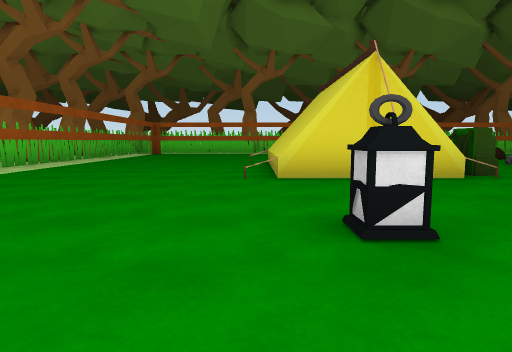
View 1 (above)

24 first-person views from a walk through a Unity game level. The camera is 1.2 m above the floor, tilts 6° down and sees 75° across. The floor is counted in squares, 2 m on a side. Each view is taken from the middle of a square. On the plan, view 1 faces up. The plan holds only what a view shows up to about 10 squares ahead; the rest is blank. The place goes on beyond the plan. The player character is not drawn.

View 2
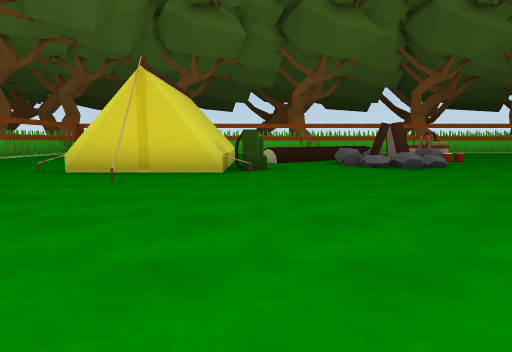

View 3
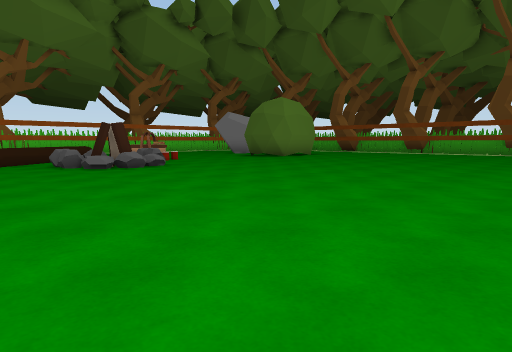

View 4
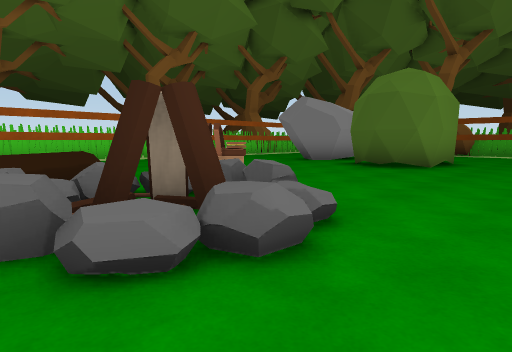

View 5
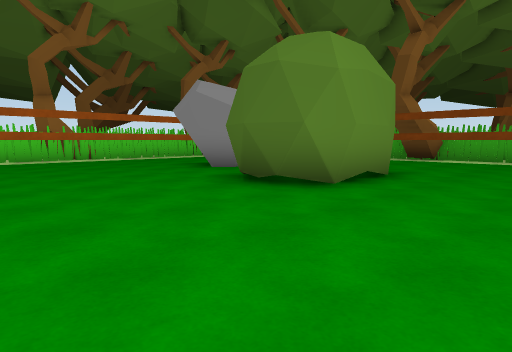

View 6
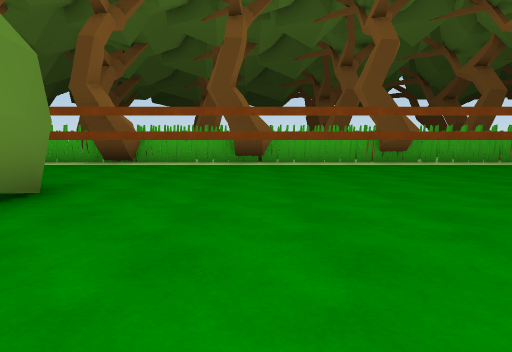

View 7
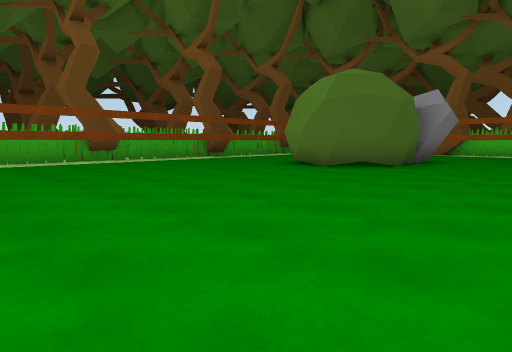

View 8
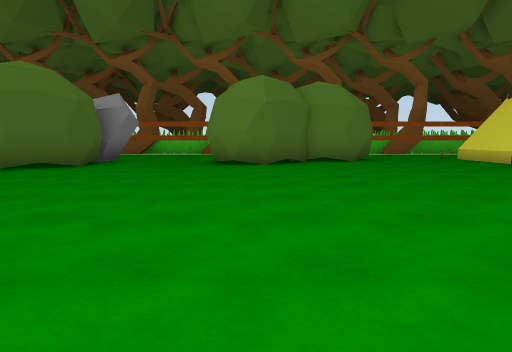

View 9
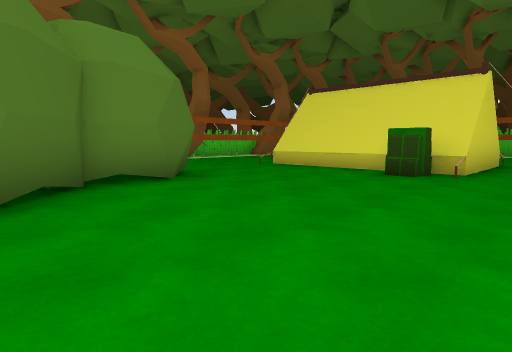

View 10
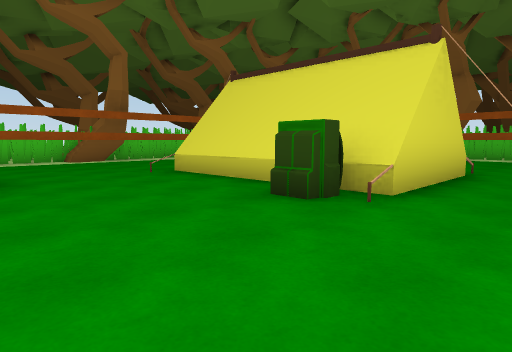

View 11
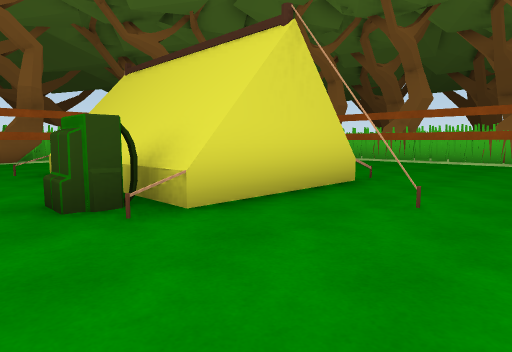

View 12
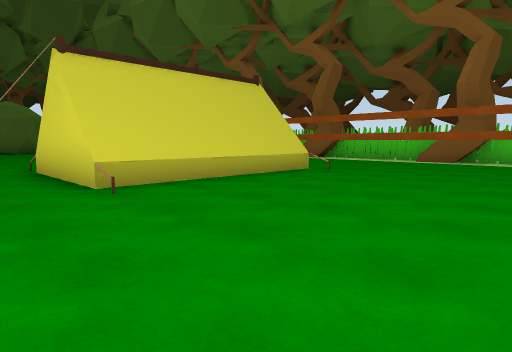

View 13
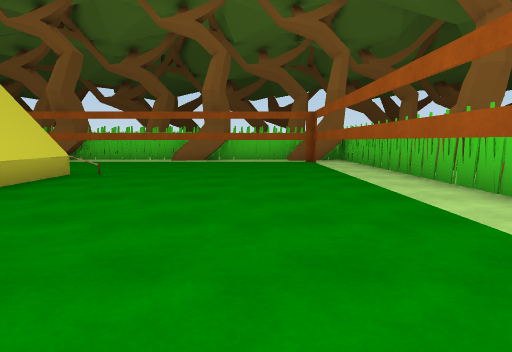

View 14
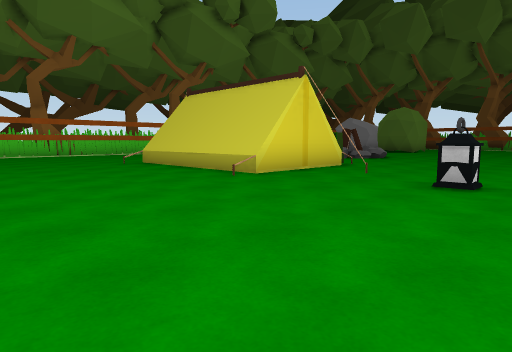

View 15
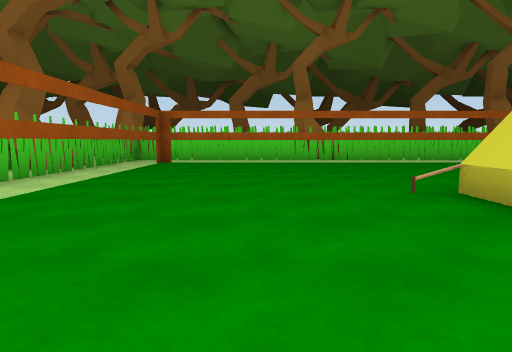

View 16
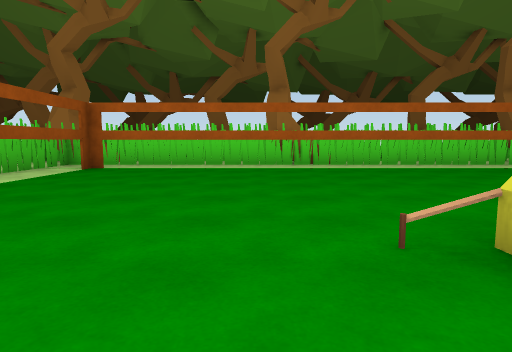

View 17
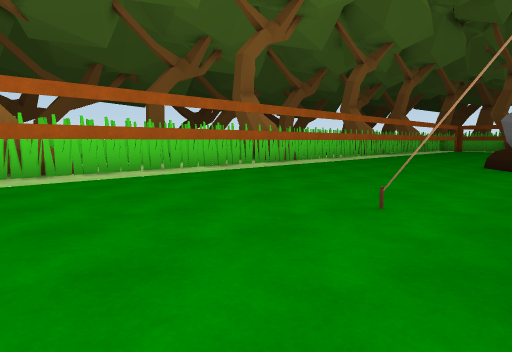

View 18
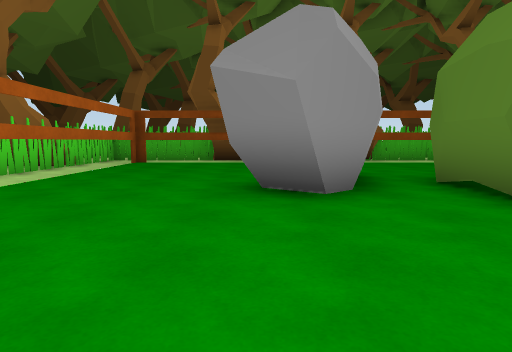

View 19
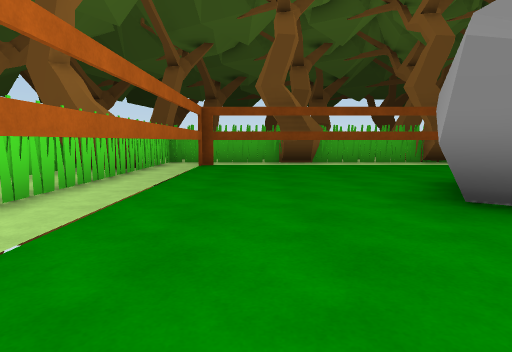

View 20
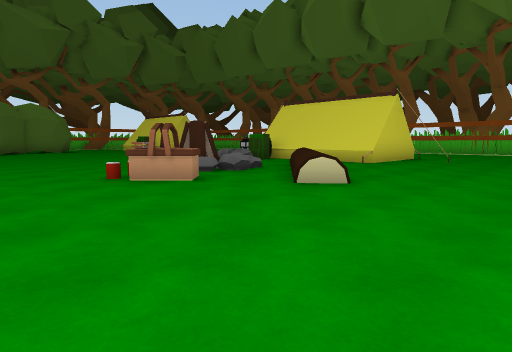

View 21
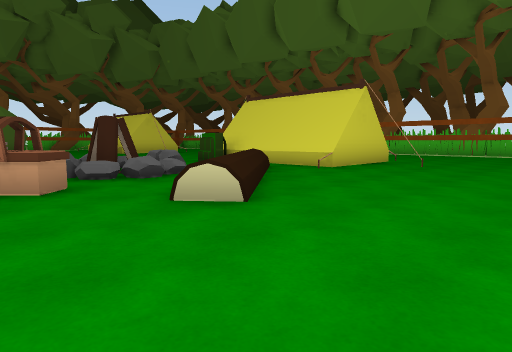

View 22
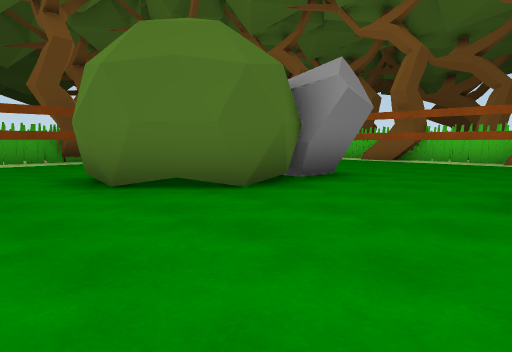

View 23
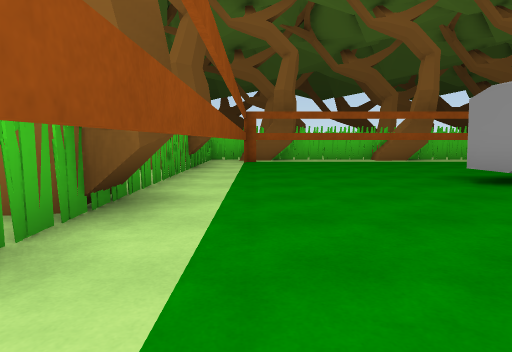

View 24
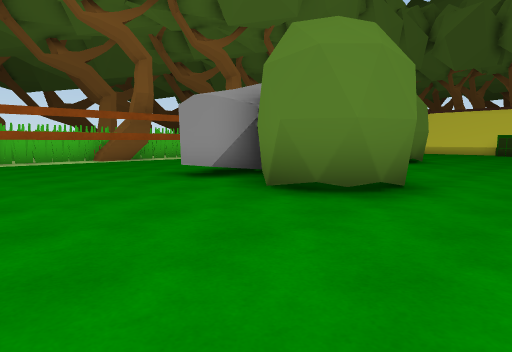

### Floor plan
Points are (right, up) in squares from view 1. A wall is a line through its corners. A room is listed if a view was taken in it or the views show most of it. See-through windows are left out.
Room 1 (views 1, 2, 3, 4, 5, 6, 7, 8, 9, 10, 11, 12, 13, 14, 15, 16, 17, 18, 19, 20, 21, 22, 23, 24)
walls: (3.4, -1.5) (3.4, -6); (3.1, -1.5) (3.1, -6); (1.9, 0) (1.9, -0.6); (2.9, -1.5) (2.9, -6); (0.6, 5.4) (0.6, 9.6); (0.4, 5.4) (0.4, 9.7); (3.4, 9.8) (3.4, 5.4); (3.1, 9.8) (3.1, 5.4) (0.7, 5.4) (0.7, 9.6); (-0.2, -1.5) (3.6, -1.5); (1.8, 10.8) (1.8, 11.3); (0.7, 9.8) (2.9, 9.8) (2.9, 6.9); (0.7, -5.9) (0.7, -1.5); (0.6, -5.9) (0.6, -1.5); (0.4, -5.9) (0.4, -1.5); (20.8, 4.9) (21, 5.7); (-4.6, -0.2) (-4.6, -9.6) (5.8, -9.6); (21, 0.8) (21.1, 1.6); (12.2, -9.6) (20.4, -9.6); (8.8, 16.4) (-5.5, 16.4); (2.9, -10.3) (3.8, -10.2); (20.8, -3.3) (20.9, -2.8); (12.9, 16.4) (11.5, 16.4); (2.8, -10.3) (4, -10.2); (21.4, 8.1) (20.7, 8.6) (20.8, 9.3); (2.5, -10.3) (3.2, -10.3); (21.4, 9.2) (21.4, 12.4); (20.6, 12.6) (20.7, 13.3); (-1.7, -10.3) (-0.5, -10.2); (-2, -10.3) (-1.3, -10.3); (21.4, 13.2) (21.4, 16.4) (15.1, 16.4); (21.4, -7.4) (21.4, 8.3); (20.3, -8.9) (20.3, 15.3) (-4.6, 15.3) (-4.6, 6); (21.4, -10.1) (21.4, -8.1)
low walls: (5.1, 8.4) (4.6, 8); (6.4, 9.5) (5.2, 8.5); (8.2, 11) (7.6, 10.5); (0.7, 9.6) (-0.2, 9.9); (0.7, 9.8) (-0.2, 9.8); (-0.2, -5.9) (0.7, -5.9); (-1.5, -10.3) (-0.8, -10.2)
ways out: gap at (5, 8)
objects: other object (1, 2); other object (4, -2); other object (4, 6); other object (6, 6) to (8, 8); other object (7, -6) to (9, -5); other object (9, -4) to (11, -3); other object (9, 9) to (10, 9); other object (14, -5) to (17, -4); other object (14, -3) to (17, -2); other object (14, 8) to (16, 9); other object (15, 10) to (16, 12)

Where each view was taken, in squares from view 1:
view 1: 0 up, 0 right, facing up
view 2: 1 down, 4 right, facing up
view 3: 1 down, 4 right, facing up-right
view 4: 5 up, 6 right, facing up-right
view 5: 5 up, 10 right, facing up-right
view 6: 5 up, 12 right, facing right
view 7: 5 up, 11 right, facing down-right
view 8: 5 up, 10 right, facing down
view 9: 0 up, 10 right, facing down-left
view 10: 0 up, 7 right, facing down-left
view 11: 1 up, 5 right, facing down-left
view 12: 0 up, 4 left, facing down-right
view 13: 0 up, 3 left, facing down
view 14: 1 up, 4 left, facing up-right
view 15: 6 up, 2 left, facing up
view 16: 8 up, 1 left, facing up
view 17: 10 up, 1 left, facing up-right
view 18: 12 up, 11 right, facing right
view 19: 14 up, 12 right, facing right
view 20: 14 up, 12 right, facing down-left
view 21: 14 up, 10 right, facing down-left
view 22: 0 up, 11 right, facing down-right
view 23: 0 up, 20 right, facing down
view 24: 0 up, 20 right, facing down-left
